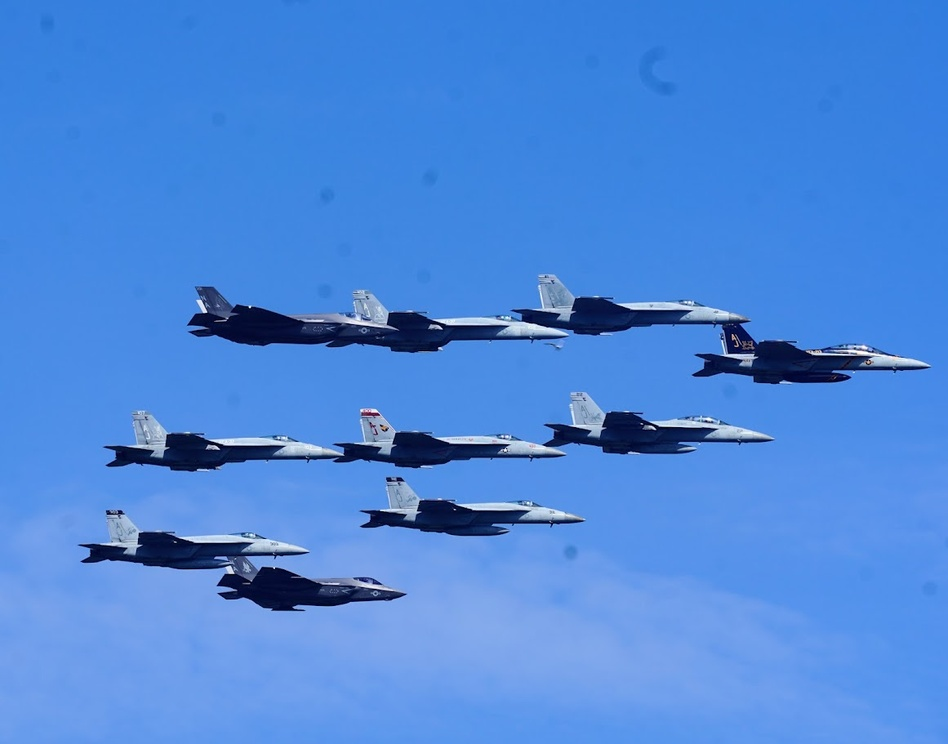
#> input picture test.JPG, 948 x 744 px, shrunk from 1161 x 911 before the run
$ python manual_dust_remover.py
#> lines starting #> are read from the running program, lines starting #| are printed output that depends on the picture; after the words box and inside, x2 and y2 are one past the last pixel; in counts of white or black regions, pixels touching at a corner belong together
import cv2
import numpy as np
from pathlib import Path

image_name = "test.JPG"
radius = 35
spots = []

img = cv2.imread(image_name)
#> img is the input picture: shape (744, 948, 3); mean B, G, R 219.1, 136.1, 76.9
if img is None:
    print("Image not found.")
    exit()

mask = np.zeros(img.shape[:2], dtype=np.uint8)

def redraw():
    display = img.copy()
    mask[:] = 0

    for x, y, r in spots:
        cv2.circle(display, (x, y), r, (0, 0, 255), 2)
        cv2.circle(mask, (x, y), r, 255, -1)
#> mask: shape (744, 948); every value is 0

    cv2.putText(display, f"Spots: {len(spots)}  Radius: {radius}  Z=Undo  S=Save  Q=Quit",
                (20, 30), cv2.FONT_HERSHEY_SIMPLEX, 0.7, (0, 0, 255), 2)
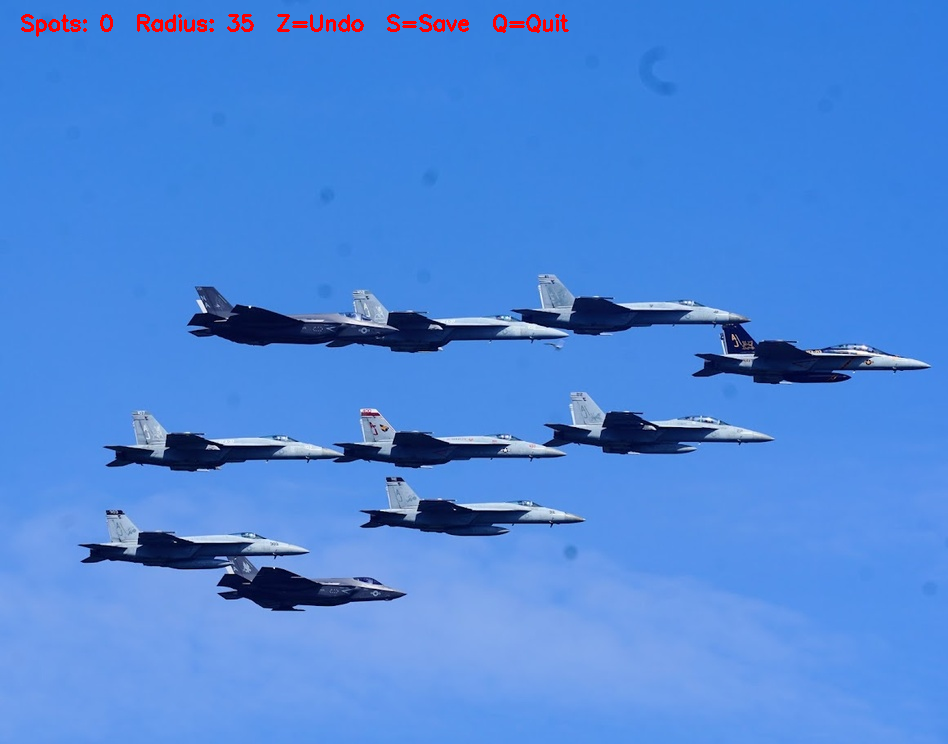
#> display: shape (744, 948, 3); 0.46% of pixels changed, all inside (x1, y1, x2, y2) = (21, 14, 569, 37)

    cv2.imshow("Dust Remover", display)

def click_spot(event, x, y, flags, param):
    if event == cv2.EVENT_LBUTTONDOWN:
        spots.append((x, y, radius))
        redraw()

cv2.namedWindow("Dust Remover", cv2.WINDOW_NORMAL)
cv2.setMouseCallback("Dust Remover", click_spot)
redraw()

print("Left click = add spot")
print("Z = undo last spot")
print("C = clear all")
print("+ = bigger brush")
print("- = smaller brush")
print("S = save cleaned image")
print("Q = quit")

while True:
    key = cv2.waitKey(1) & 0xFF
#> (key q is pressed here)

    if key == ord("z"):
        if spots:
            spots.pop()
            redraw()

    elif key == ord("c"):
        spots.clear()
        redraw()

    elif key in [ord("+"), ord("=")]:
        radius += 5
        redraw()

    elif key in [ord("-"), ord("_")]:
        radius = max(5, radius - 5)
        redraw()

    elif key == ord("s"):
        cleaned = cv2.inpaint(img, mask, 9, cv2.INPAINT_TELEA)
        out_name = Path(image_name).stem + "_manual_cleaned.JPG"
        cv2.imwrite(out_name, cleaned)
        print("Saved:", out_name)

    elif key == ord("q") or key == 27:
        break

cv2.destroyAllWindows()
